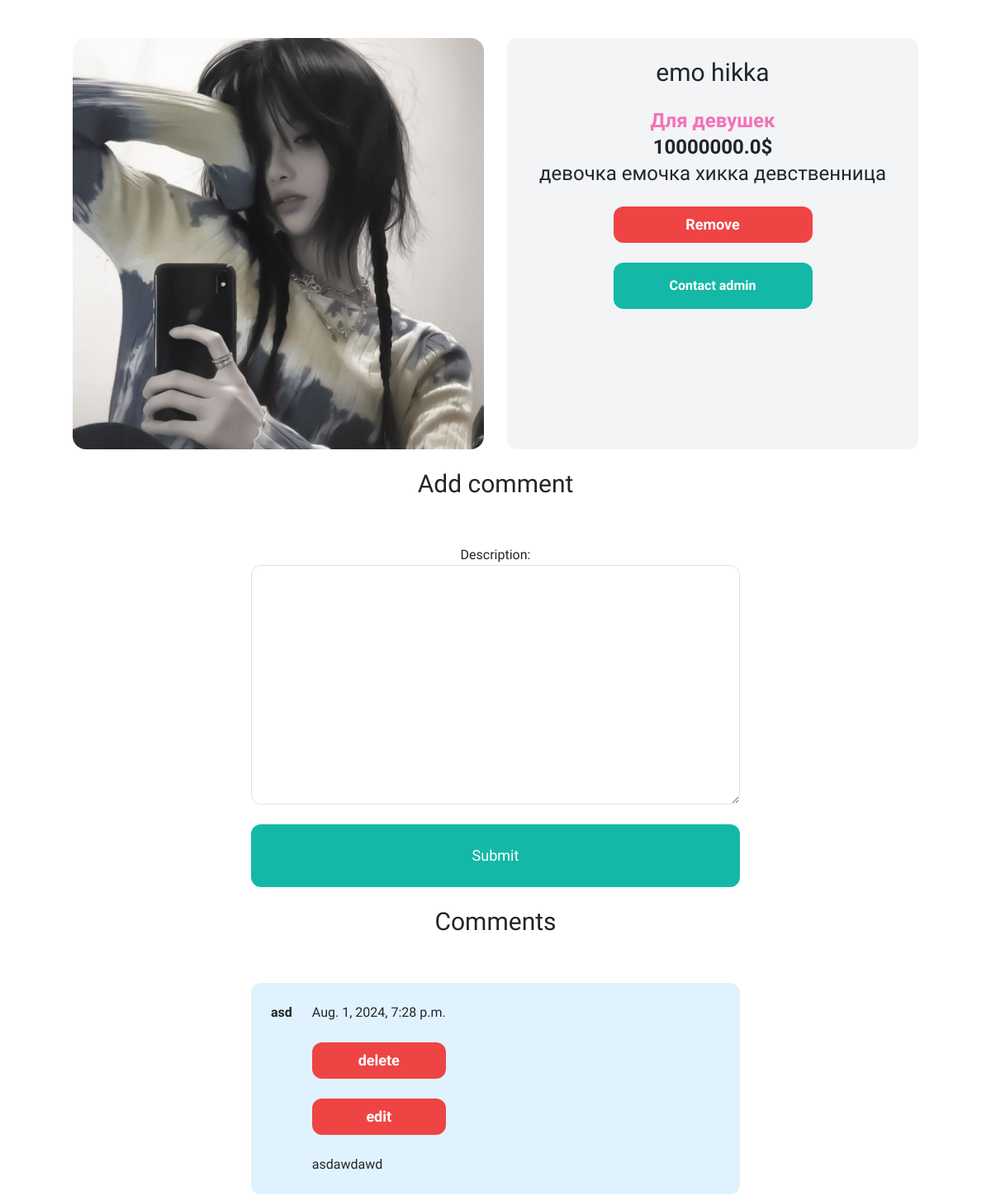
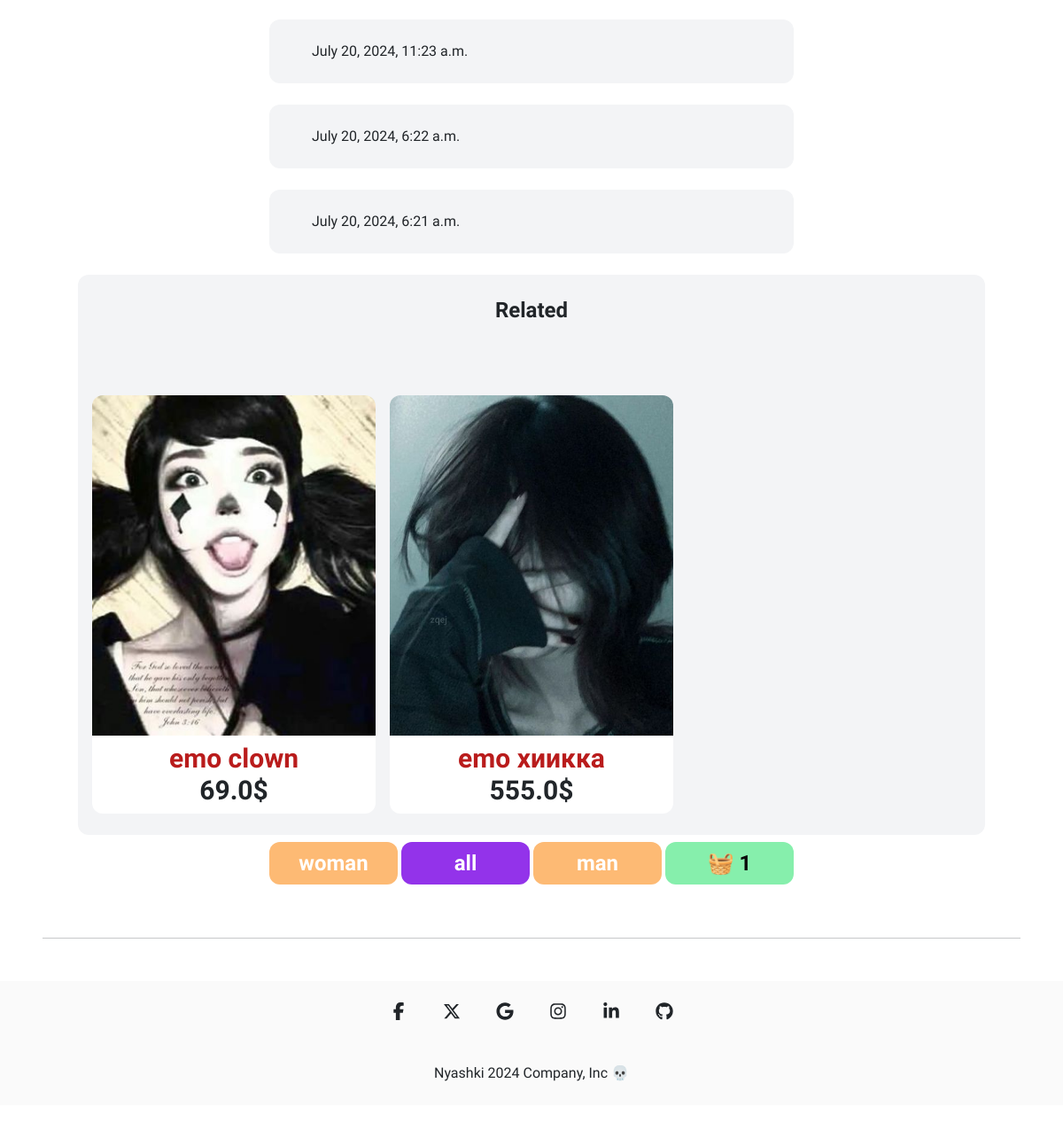
The app's page /items/12 (signed in, lower part), older data (2 pictures, top to bottom).
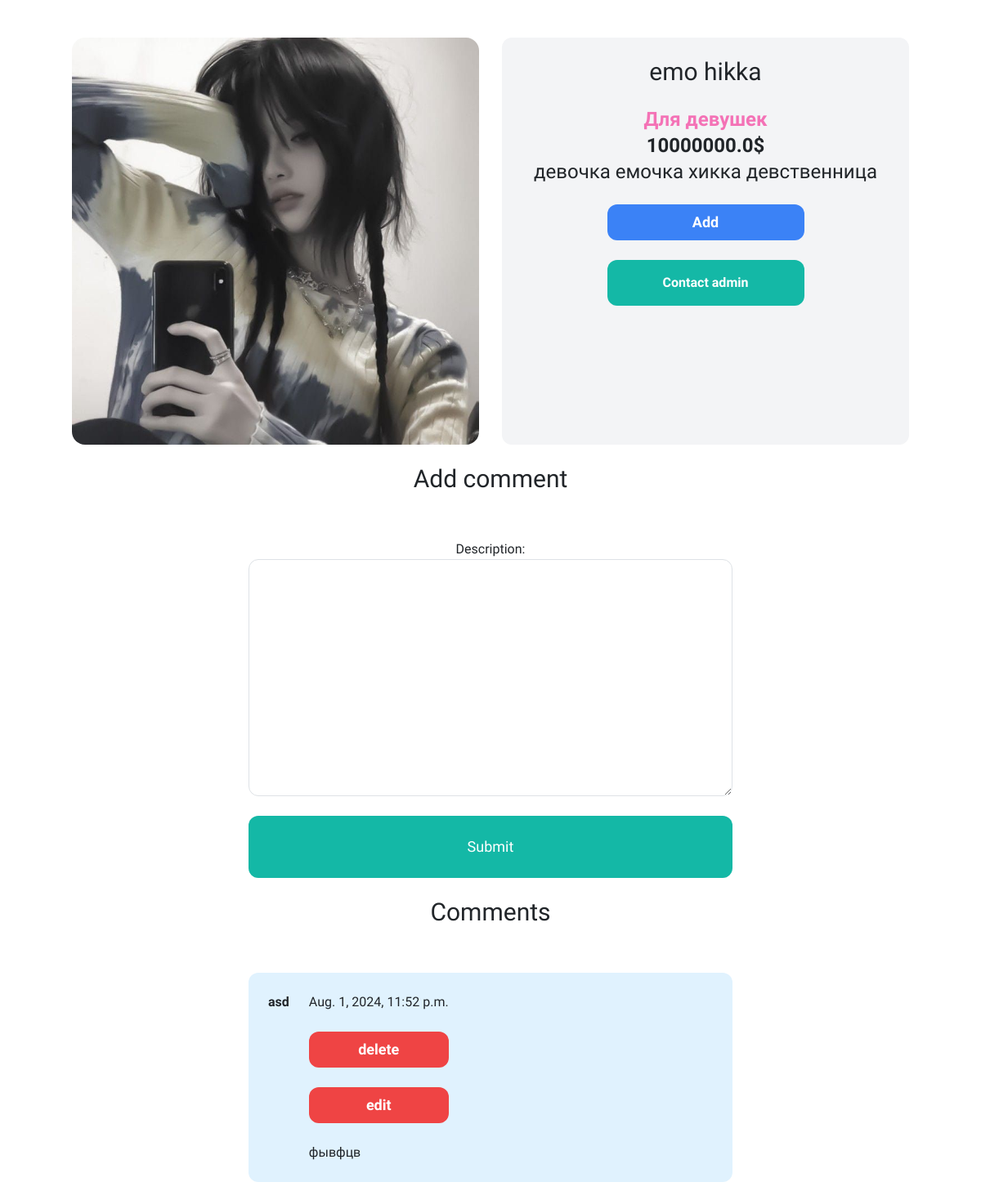
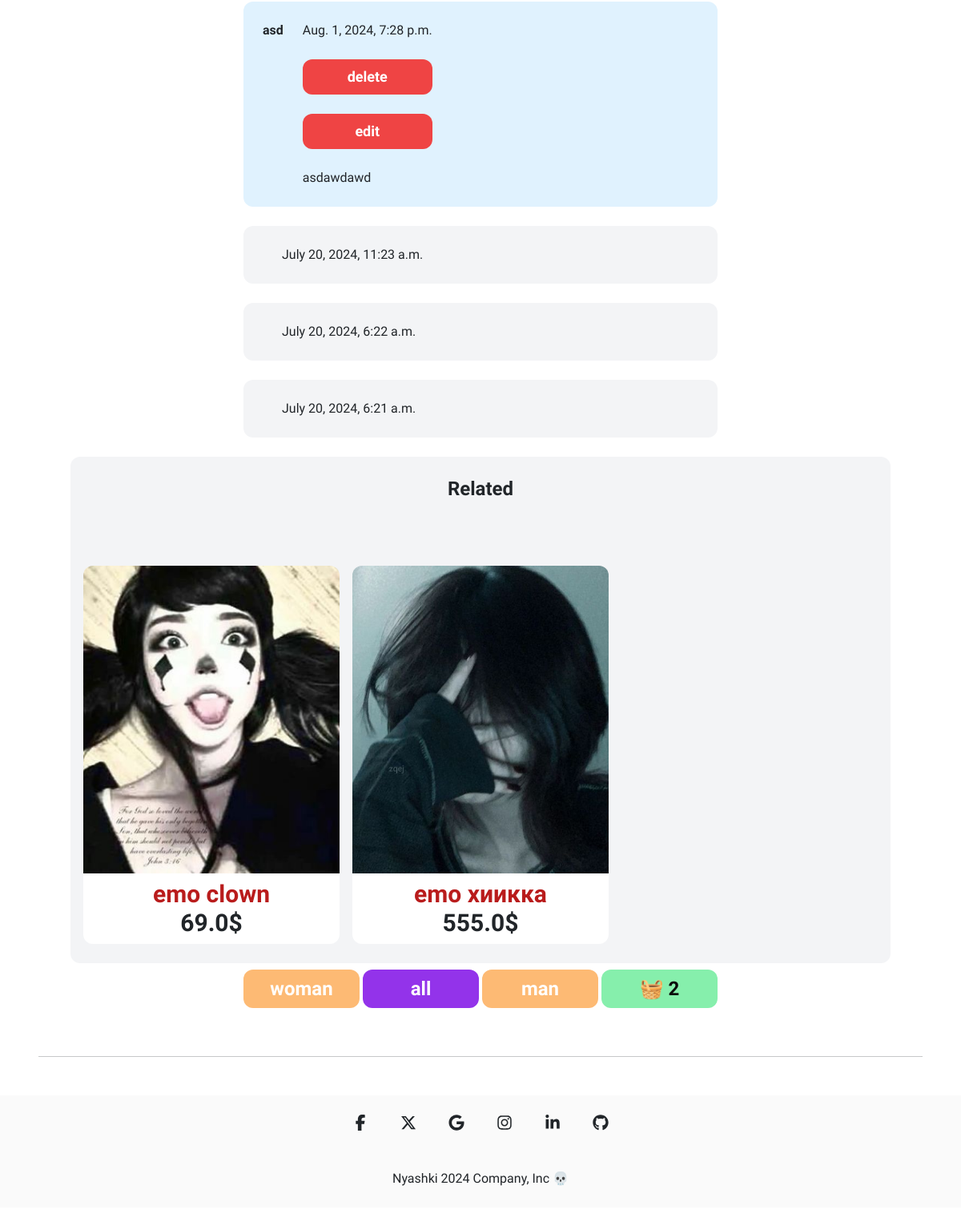
The same page, newer data (2 pictures, top to bottom).
### item/models.py (models this page shows, shortened)
class Item(models.Model):
    category = models.ForeignKey(Category, related_name='items', on_delete=models.CASCADE)
    name = models.CharField(max_length=255)
    description = models.TextField(blank=True, null=True)
    price = models.FloatField()
    image = models.ImageField(upload_to='item_images', blank=True, null=True)
    is_sold = models.BooleanField(default=False)
    created_at = models.DateTimeField(auto_now_add=True)
    users = models.ManyToManyField(User, related_name='items', blank=True)
    gender = models.CharField(max_length=1, choices=gender_choice)
    comments = models.ManyToManyField(Comment)

class Comment(models.Model):
    user = models.ForeignKey(User, related_name='comments', on_delete=models.CASCADE)
    description = models.TextField()
    created_at = models.DateTimeField()
    class Meta:
        ordering = ('-created_at',)

### item/views.py (the view, shortened to what this page needs)
# urls.py: path('<int:pk>', views.detail, name='detail'),
def detail(request, pk, operation=None, form=None, pk_comment=None, form_edit=None, op=None, js_op=None):
    item = get_object_or_404(Item, pk=pk)
    related_items = Item.objects.filter(category=item.category, is_sold=False).exclude(pk=pk)
    gender = ''
    if "gender" not in request.session:
        gender = 'ALL'
    else:
        gender = request.session["gender"]
    if gender != 'ALL':
        related_items = related_items.filter(gender=gender)
    if request.user.is_authenticated:
        basket_items = request.user.items.all()
        in_basket = False
        if item in basket_items:
            in_basket = True
        if form == None:
            form = NewCommentForm()
        return render(request, 'item/detail.html', {
            'item': item,
            'related_items': related_items,
            'in_basket': in_basket,
            'operation': operation,
            'gender': gender,
            'form': form,
            'edit_form': form_edit,
            'pk_comment': pk_comment,
            'op': op,
            'js_op': js_op,
            'asdad21213': True
        })

### item/forms.py
class NewCommentForm(forms.ModelForm):
    class Meta:
        model = Comment
        fields = ('description',)
        widgets = {
            'description': forms.Textarea(attrs={
                'class': INPUT_CLASSES
            }),
        }

### item/templates/item/detail.html (shortened to what this page needs)
{% extends 'core/base.html' %}
{% block content %}
<div class="grid grid-cols-1 md:grid-cols-2 gap-7 mt-4" id="target-element">
    <div class="md:ms-20">
        <a href="{% url 'item:detail' item.id %}">
            {% if item.gender == 'W'%}
                {% if item.image.url %}
                <div class="bg-image hover-overlay hover-zoom">
                    <img src="{{ item.image.url }}" class="rounded-2xl object-contain w-full" id="detail-img">
                </div>
                {% endif %}
            {% endif %}
        </a>
    </div>
    <div class="px-2 py-4 bg-gray-100 rounded-xl dark:bg-zinc-500 dark:text-white text-center md:me-20">
        <h1 class="mb-4 text-3xl">{{ item.name }}</h1>
        {% if item.gender == "W" %}
        <p class="text-pink-400 text-lg md:text-2xl">
            <strong>Для девушек</strong><br>
        </p>
        {%endif%}
        <p class="text-lg md:text-2xl font-semibold"><strong>{{ item.price }}$</p></strong>
        {% if item.description %}
            <p class="text-md md:text-2xl">
                {{ item.description }}
            </p>
        {% endif %}
        {% if not request.user.is_authenticated %}
            <a href="{% url 'item:add' item.id %}" class="block text-center md:mt-6 mt-4 md:px-6 md:py-3 px-4 py-2 text-lg font-semibold bg-blue-500 hover:bg-blue-700 text-white rounded-xl">Add</a>
        {% else %}
            {% if in_basket %}
            <a href="{% url 'item:remove_detail' item.id %}" class="text-center block md:w-1/2 mx-auto md:mt-6 mt-4 md:px-6 md:py-3 px-4 py-2 text-lg font-semibold bg-red-500  hover:bg-red-700 text-white rounded-xl">Remove</a>
            {% else %}
            <a href="{% url 'item:add' item.id %}" class="block md:w-1/2 mx-auto text-center md:mt-6 mt-4 md:px-6 md:py-3 px-4 py-2 text-lg font-semibold bg-blue-500  hover:bg-blue-700 text-white rounded-xl">Add</a>
            {% endif %}
            {% if not request.user.is_superuser %}
                <a href="{% url 'conversation:new' item.id %}" class="block md:w-1/2 mx-auto text-center mt-6 px-4 py-3 text-md font-semibold bg-teal-500 text-white rounded-xl hover:bg-teal-700">Contact admin</a>
            {% endif %}
        {%endif%}
    </div>
</div>
<h1 class="mb-6 text-3xl mt-4 dark:text-white text-center">Add comment</h1>
<form method="post" action="{% url 'item:new_comment'  item.id %}" enctype="multipart/form-data" class="dark:text-white dark:bg-zinc-700">
    <div class="space-y-4 text-center">
        {{ form.as_p }}
    </div>
    <button class="mt-6 block w-96 md:w-1/2 mx-auto text-center py-4 px-8 text-lg bg-teal-500 hover:bg-teal-700 rounded-xl text-white">Submit</button>
</form>
{% if item.comments.all %}
<h1 class="mb-6 text-3xl mt-4 dark:text-white md:w-1/2 mx-auto text-center">Comments</h1>
<div class="space-y-6 md:w-1/2 mx-auto">
{% for comment in item.comments.all %}
    {%if op %}
    <div id="{{op}}" class="p-6 flex {% if request.user == comment.user %} bg-sky-100 {% else %} bg-gray-100 dark:bg-zinc-500 dark:text-white{% endif %} rounded-xl">
    {%else%}
    <div class="p-6 flex {% if request.user == comment.user %} bg-sky-100 {% else %} bg-gray-100 dark:bg-zinc-500 dark:text-white{% endif %} rounded-xl">
    {%endif%}
        <div class="pr-6">
            <strong>{{comment.user.username}}</strong>
        </div>
        <div>
            {{ comment.created_at }}
        {% if request.user == comment.user %}
            <a href="{% url 'item:delete_comment'  comment.id item.id %}" class="text-center block md:mt-6 mt-4 md:px-6 md:py-3 px-4 py-2 text-lg font-semibold bg-red-500  hover:bg-red-700 text-white rounded-xl">delete</a>
            <a href="{% url 'item:edit_comment'  comment.id item.id %}" class="text-center block md:mt-6 mt-4 md:px-6 md:py-3 px-4 py-2 text-lg font-semibold bg-red-500  hover:bg-red-700 text-white rounded-xl">edit</a>
            <p class="mt-4 text-wrap">{{comment.description}}</p>
        {%endif%}
        </div>
    </div>
{% endfor %}
</div>
{%endif%}
<div class="md:mt-6 mt-4 px-3 md:px-6 md:py-12 py-4 bg-gray-100 rounded-xl dark:bg-zinc-500 md:mx-20">
    <h2 class="md:mb-12 mb-8 text-2xl text-center font-semibold dark:text-white">Related</h2>
    <div class="grid grid-cols-2 md:grid-cols-3 gap-3">
        {% for item in related_items %}
        <div>
            <a href="{% url 'item:detail' item.id %}">
                {% if item.gender == 'W'%}
                    {% if item.image.url %}
                    <div class="bg-image hover-overlay hover-zoom ">
                        <img src="{{ item.image.url }}" class="rounded-t-xl object-cover w-full md:h-96 h-40">
                    </div>
                    {% endif %}
                {% endif %}
                <div class="md:p-6 p-2 bg-white rounded-b-xl text-center">
                        {% if item.gender == 'M'%}
                        <h2 class="md:text-3xl text-md text-blue-700 font-semibold">{{ item.name }}</h2>
                        {% else %}
                        <h2 class="md:text-3xl text-md text-red-700 font-semibold">{{ item.name }}</h2>
                        {% endif %}
                    <strong><p class="text-md md:text-3xl font-semibold">{{ item.price }}$</p></strong>
                </div>
            </a>
        </div>
        {% endfor %}
    </div>
</div>
{% endblock %}

### core/templates/core/base.html (shortened to what this page needs)
{% load static %}
<!doctype html>
<html>
    <head>
        <link rel="stylesheet" href="{% static 'core/css/mdb.min.css' %}">
        <script src="https://cdn.tailwindcss.com"></script>
        <link href="https://cdn.jsdelivr.net/npm/bootstrap@5.3.3/dist/css/bootstrap.min.css" rel="stylesheet">
        <link rel="stylesheet" href="{% static 'core/css/main.css' %}">
    </head>
    <body class="dark:bg-zinc-700" id="target-element">
        <div class="px-2 mt-5">
            {% block content %}
            {% endblock %}
        </div>
        <header class="sticky bottom-2 z-50 mt-2 md:w-1/2 mx-auto" id="zxczxczxc">
          <div class="grid grid-cols-4 gap-1 px-1">
          <a class="text-center md:mb-3 md:px-6 md:py-3 py-2 px-2 md:text-2xl text-lg font-semibold text-white {% if gender == 'W' %}  bg-purple-600 hover:bg-purple-300 {%else%} bg-orange-300 hover:bg-orange-500 {%endif%}  rounded-xl" href="{% url 'item:gender' 'W' %}">woman</a>
          <a class="text-center md:mb-3  md:px-6 md:py-3 py-2 px-2 md:text-2xl text-lg font-semibold text-white {% if gender == 'ALL' %} bg-purple-600 hover:bg-purple-300 {%else%} bg-orange-300 hover:bg-orange-500 {%endif%} rounded-xl" href="{% url 'item:gender' 'ALL'%}">all </a>
          <a class="text-center md:mb-3  md:px-6 md:py-3 py-2 px-2 md:text-2xl text-lg font-semibold text-white {% if gender == 'M' %}  bg-purple-600 hover:bg-purple-300 {%else%} bg-orange-300 hover:bg-orange-500 {%endif%}  rounded-xl" href="{% url 'item:gender' 'M' %}">man</a>
          <a class="text-center md:mb-3 md:px-6 md:py-3 py-2 px-2 md:text-2xl text-lg font-semibold bg-green-300 hover:bg-green-400 rounded-xl text-neutral-950" aria-current="page" href="{% url 'item:basket' %}">🧺    {% if request.user.items.all|length != 0 %}
              {{request.user.items.all|length}}
      {%endif%}</a>
      </div>
        </header>
        <hr class="dark:text-white m-5">
        <footer
        class="flex flex-col items-center bg-zinc-50 text-center text-surface dark:bg-zinc-700 dark:text-white mb-7">
        <div class="container mt-2">
          <div class="mb-2 flex justify-center space-x-2">
            <a
              href="#!"
              type="button"
              class="rounded-full bg-transparent p-3 font-medium uppercase leading-normal text-surface transition duration-150 ease-in-out hover:bg-neutral-100 focus:outline-none focus:ring-0 dark:text-white dark:hover:bg-secondary-900"
              data-twe-ripple-init>
              <span class="[&>svg]:h-5 [&>svg]:w-5">
              </span>
            </a>
            <a
              href="#!"
              type="button"
              class="rounded-full bg-transparent p-3 font-medium uppercase leading-normal text-surface transition duration-150 ease-in-out hover:bg-neutral-100 focus:outline-none focus:ring-0 dark:text-white dark:hover:bg-secondary-900"
              data-twe-ripple-init>
              <span class="mx-auto [&>svg]:h-5 [&>svg]:w-5">
              </span>
            </a>
            <a
              href="#!"
              type="button"
              class="rounded-full bg-transparent p-3 font-medium uppercase leading-normal text-surface transition duration-150 ease-in-out hover:bg-neutral-100 focus:outline-none focus:ring-0 dark:text-white dark:hover:bg-secondary-900"
              data-twe-ripple-init>
              <span class="mx-auto [&>svg]:h-5 [&>svg]:w-5">
              </span>
            </a>
            <a
              href="#!"
              type="button"
              class="rounded-full bg-transparent p-3 font-medium uppercase leading-normal text-surface transition duration-150 ease-in-out hover:bg-neutral-100 focus:outline-none focus:ring-0 dark:text-white dark:hover:bg-secondary-900"
              data-twe-ripple-init>
              <span class="mx-auto [&>svg]:h-5 [&>svg]:w-5">
              </span>
            </a>
            <a
              href="#!"
              type="button"
              class="rounded-full bg-transparent p-3 font-medium uppercase leading-normal text-surface transition duration-150 ease-in-out hover:bg-neutral-100 focus:outline-none focus:ring-0 dark:text-white dark:hover:bg-secondary-900"
              data-twe-ripple-init>
              <span class="mx-auto [&>svg]:h-5 [&>svg]:w-5">
              </span>
            </a>
            <a
              href="#!"
              type="button"
              class="rounded-full bg-transparent p-3 font-medium uppercase leading-normal text-surface transition duration-150 ease-in-out hover:bg-neutral-100 focus:outline-none focus:ring-0 dark:text-white dark:hover:bg-secondary-900"
              data-twe-ripple-init>
              <span class="mx-auto [&>svg]:h-5 [&>svg]:w-5">
              </span>
            </a>
          </div>
        </div>
        <div class="w-full p-4 text-center">
          <a href="#">Nyashki 2024 Company, Inc 💀</a>
        </div>
        </footer>
    </body>
</html>

### static/core/css/main.css (style rules this page uses)
body { font-family: Comfortaa; }

Row changes from the older to the newer data that the page shows:
added Comment: user.username "asd", created_at "Aug. 1, 2024, 11:52 p.m.", description "фывфцв"
Text that changed along with them:
{{ request.user.items.all|length }}: "1" → "2"
text no longer shown: "Remove"
text now shown: "Add"
